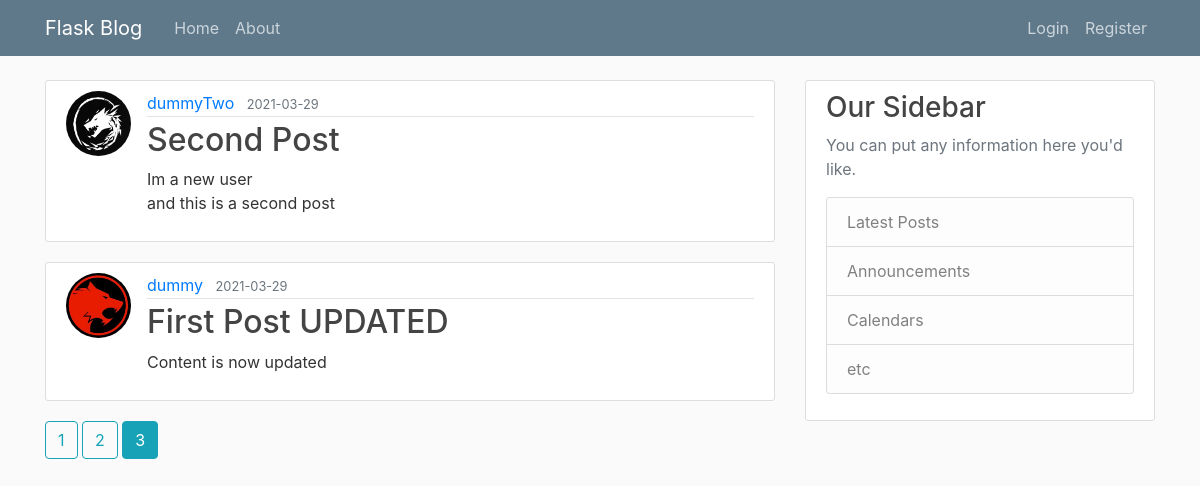
Screenshot of /home?page=3 with the database file from the repository.
### blog/models.py (models this page shows, shortened)
class Post(db.Model):
    id = db.Column(db.Integer, primary_key=True)
    title = db.Column(db.String(100), nullable = False)
    datePosted = db.Column(db.DateTime, nullable=False, default=datetime.utcnow)
    content = db.Column(db.Text, nullable=False)
    userID = db.Column(db.Integer, db.ForeignKey("user.id"), nullable = False)

class User(db.Model, UserMixin):
    id = db.Column(db.Integer, primary_key=True)
    username = db.Column(db.String(20), unique=True, nullable=False)
    email = db.Column(db.String(100), unique=True, nullable=False)
    imageFile = db.Column(db.String(20), nullable=False, default="default.jpg")
    password = db.Column(db.String(60), nullable=False)
    posts = db.relationship("Post", backref="author", lazy=True)

### blog/routes.py (the view)
@app.route("/")
@app.route("/home")
def home():
    page = request.args.get("page", 1, type=int)
    posts = Post.query.order_by(Post.datePosted.desc()).paginate(per_page = 2, page=page)
    return render_template('home.html', posts=posts)

### blog/templates/home.html
{% extends "layout.html" %}
{% block content %}
    {% for post in posts.items %}
        <article class="media content-section">
            <img class = "rounded-circle article-img" src="{{ url_for('static', filename=
                'pictures/' + post.author.imageFile) }}">
            <div class="media-body">
            <div class="article-metadata">
                <a class="mr-2" href="{{ url_for('userPosts', username=post.author.username) }}">{{ post.author.username }}</a>
                <small class="text-muted">{{ post.datePosted.strftime("%Y-%m-%d") }}</small>
            </div>
            <h2><a class="article-title" href="{{ url_for('post', postID = post.id) }}">{{ post.title }}</a></h2>
            <p class="article-content">{{ post.content }}</p>
            </div>
        </article>
    {% endfor %}
    {% for page_num in posts.iter_pages(left_edge=1, right_edge=1, left_current=1, right_current=2) %}
        {% if page_num %}
            {% if posts.page == page_num %}
            <a class = "btn btn-info mb-4" href="{{ url_for('home', page=page_num)}}">{{ page_num }}</a>
            {% else %}
                <a class = "btn btn-outline-info mb-4" href="{{ url_for('home', page=page_num)}}">{{ page_num }}</a>
            {% endif %}
        {% else %}
            ...
        {% endif %}
    {% endfor %}
{% endblock content %}

### blog/templates/layout.html (shortened to what this page needs)
<!DOCTYPE html>
<html lang="en">
<head>
    <link rel="stylesheet" href="https://stackpath.bootstrapcdn.com/bootstrap/4.3.1/css/bootstrap.min.css">
    <link rel="stylesheet" type="text/css" href="{{ url_for('static', filename='main.css') }} ">
</head>
<body>
    <header class="site-header">
        <nav class="navbar navbar-expand-md navbar-dark bg-steel fixed-top">
          <div class="container">
            <a class="navbar-brand mr-4" href="/">Flask Blog</a>
            <div class="collapse navbar-collapse" id="navbarToggle">
              <div class="navbar-nav mr-auto">
                <a class="nav-item nav-link" href="{{url_for('home')}}">Home</a>
                <a class="nav-item nav-link" href="{{url_for('about')}}">About</a>
              </div>
              <div class="navbar-nav">
                {% if current_user.is_authenticated %}
                <a class="nav-item nav-link" href="{{url_for('newPost')}}">New Post</a>
                <a class="nav-item nav-link" href="{{url_for('account')}}">Account</a>
                <a class="nav-item nav-link" href="{{url_for('logout')}}">Logout</a>
                {% else %}
                  <a class="nav-item nav-link" href="{{url_for('login')}}">Login</a>
                  <a class="nav-item nav-link" href="{{url_for('register')}}">Register</a>
                {% endif %}
                </div>
            </div>
          </div>
        </nav>
    </header>
    <main role="main" class="container">
    <div class="row">
        <div class="col-md-8">
        {% block content %}{% endblock %}
        </div>
        <div class="col-md-4">
        <div class="content-section">
            <h3>Our Sidebar</h3>
            <p class='text-muted'>You can put any information here you'd like.
            <ul class="list-group">
                <li class="list-group-item list-group-item-light">Latest Posts</li>
                <li class="list-group-item list-group-item-light">Announcements</li>
                <li class="list-group-item list-group-item-light">Calendars</li>
                <li class="list-group-item list-group-item-light">etc</li>
            </ul>
            </p>
        </div>
        </div>
    </div>
    </main>
</body>
</html>

### blog/static/main.css (style rules this page uses)
body { background: #fafafa; color: #333333; margin-top: 5rem; }
h1, h2, h3, h4, h5, h6 { color: #444444; }
.bg-steel { background-color: #5f788a; }
.site-header .navbar-nav .nav-link { color: #cbd5db; }
.content-section { background: #ffffff; padding: 10px 20px; border: 1px solid #dddddd; border-radius: 3px; margin-bottom: 20px; }
.article-title { color: #444444; }
.article-content { white-space: pre-line; }
.article-img { height: 65px; width: 65px; margin-right: 16px; }
.article-metadata { padding-bottom: 1px; margin-bottom: 4px; border-bottom: 1px solid #e3e3e3 }

### rows the page displays
Post: imageFile (picture), author.username "dummyTwo", datePosted "2021-03-29", title "Second Post", content "Im a new user and this is a second post"
Post: imageFile (picture), author.username "dummy", datePosted "2021-03-29", title "First Post UPDATED", content "Content is now updated"

### other values shown
{{ page_num }} "1" "2"
{{ page_num }} "3"
